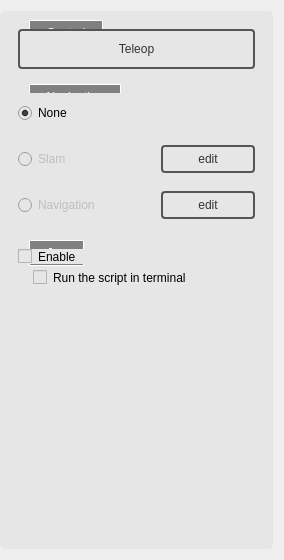
            <widget class="QWidget" name="scrollAreaWidgetContents_9">
             <property name="geometry">
              <rect>
               <x>0</x>
               <y>0</y>
               <width>284</width>
               <height>560</height>
              </rect>
             </property>
             <layout class="QVBoxLayout" name="verticalLayout_21">
              <property name="sizeConstraint">
               <enum>QLayout::SetDefaultConstraint</enum>
              </property>
              <property name="leftMargin">
               <number>0</number>
              </property>
              <item>
               <widget class="QFrame" name="frame_20">
                <property name="styleSheet">
                 <string notr="true">background-color: #e6e6e6;
border-radius:5px;</string>
                </property>
                <property name="frameShape">
                 <enum>QFrame::StyledPanel</enum>
                </property>
                <property name="frameShadow">
                 <enum>QFrame::Raised</enum>
                </property>
                <layout class="QVBoxLayout" name="verticalLayout_30">
                 <item>
                  <widget class="QGroupBox" name="gbRobotROSControl">
                   <property name="styleSheet">
                    <string notr="true">QGroupBox#gbRobotROSControl{
    border: 1px solid 	darkgray;
    margin-top: 15px;
	padding-top: 15px;
    color: white;
}

QGroupBox#gbRobotROSControl::title {
    subcontrol-position: top left;
    border: 1px solid white;
    background-color: gray;
    padding: 5px 15px 5px 15px;
    top: -15px;
	left: 20px;
}</string>
                   </property>
                   <property name="title">
                    <string>Control</string>
                   </property>
                   <layout class="QVBoxLayout" name="verticalLayout_6">
                    <item>
                     <layout class="QVBoxLayout" name="verticalLayout_8">
                      <item>
                       <widget class="QPushButton" name="btnROSTeleop">
                        <property name="minimumSize">
                         <size>
                          <width>94</width>
                          <height>40</height>
                         </size>
                        </property>
                        <property name="styleSheet">
                         <string notr="true">QPushButton {
color: #333;
border: 2px solid #555;
border-radius: 4px;
padding: 5px;
background: qradialgradient(cx: 0.3, cy: -0.4,
fx: 0.3, fy: -0.4,
radius: 1.35, stop: 0 #fff, stop: 1 #888);
min-width: 80px;
}

QPushButton:hover {
background: qradialgradient(cx: 0.3, cy: -0.4,
fx: 0.3, fy: -0.4,
radius: 1.35, stop: 0 #fff, stop: 1 #bbb);
}

QPushButton:pressed {
background: qradialgradient(cx: 0.4, cy: -0.1,
fx: 0.4, fy: -0.1,
radius: 1.35, stop: 0 #fff, stop: 1 #ddd);
}</string>
                        </property>
                        <property name="text">
                         <string>Teleop</string>
                        </property>
                       </widget>
                      </item>
                     </layout>
                    </item>
                   </layout>
                  </widget>
                 </item>
                 <item>
                  <widget class="QGroupBox" name="gbRobotROSNavigation">
                   <property name="styleSheet">
                    <string notr="true">QGroupBox#gbRobotROSNavigation{
    border: 1px solid 	darkgray;
    margin-top: 15px;
	padding-top: 15px;
    color: white;
}

QGroupBox#gbRobotROSNavigation::title {
    subcontrol-position: top left;
    border: 1px solid white;
    background-color: gray;
    padding: 5px 15px 5px 15px;
    top: -15px;
	left: 20px;
}</string>
                   </property>
                   <property name="title">
                    <string>Navigation</string>
                   </property>
                   <layout class="QVBoxLayout" name="verticalLayout_10">
                    <item>
                     <layout class="QVBoxLayout" name="verticalLayout_9">
                      <item>
                       <layout class="QHBoxLayout" name="horizontalLayout_9">
                        <item>
                         <widget class="QRadioButton" name="rbROSNone">
                          <property name="minimumSize">
                           <size>
                            <width>0</width>
                            <height>40</height>
                           </size>
                          </property>
                          <property name="text">
                           <string>None</string>
                          </property>
                          <property name="checked">
                           <bool>true</bool>
                          </property>
                         </widget>
                        </item>
                       </layout>
                      </item>
                      <item>
                       <layout class="QHBoxLayout" name="horizontalLayout_7" stretch="1,0">
                        <item>
                         <widget class="QRadioButton" name="rbROSSlam">
                          <property name="enabled">
                           <bool>false</bool>
                          </property>
                          <property name="minimumSize">
                           <size>
                            <width>0</width>
                            <height>40</height>
                           </size>
                          </property>
                          <property name="text">
                           <string>Slam</string>
                          </property>
                          <property name="checkable">
                           <bool>false</bool>
                          </property>
                         </widget>
                        </item>
                        <item>
                         <widget class="QPushButton" name="btnROSSlamEdit">
                          <property name="sizePolicy">
                           <sizepolicy hsizetype="Fixed" vsizetype="Fixed">
                            <horstretch>0</horstretch>
                            <verstretch>0</verstretch>
                           </sizepolicy>
                          </property>
                          <property name="minimumSize">
                           <size>
                            <width>94</width>
                            <height>0</height>
                           </size>
                          </property>
                          <property name="styleSheet">
                           <string notr="true">QPushButton {
color: #333;
border: 2px solid #555;
border-radius: 4px;
padding: 5px;
background: qradialgradient(cx: 0.3, cy: -0.4,
fx: 0.3, fy: -0.4,
radius: 1.35, stop: 0 #fff, stop: 1 #888);
min-width: 80px;
}

QPushButton:hover {
background: qradialgradient(cx: 0.3, cy: -0.4,
fx: 0.3, fy: -0.4,
radius: 1.35, stop: 0 #fff, stop: 1 #bbb);
}

QPushButton:pressed {
background: qradialgradient(cx: 0.4, cy: -0.1,
fx: 0.4, fy: -0.1,
radius: 1.35, stop: 0 #fff, stop: 1 #ddd);
}</string>
                          </property>
                          <property name="text">
                           <string>edit</string>
                          </property>
                         </widget>
                        </item>
                       </layout>
                      </item>
                      <item>
                       <layout class="QHBoxLayout" name="horizontalLayout_8" stretch="0,0">
                        <item>
                         <widget class="QRadioButton" name="rbROSNavigation">
                          <property name="enabled">
                           <bool>false</bool>
                          </property>
                          <property name="minimumSize">
                           <size>
                            <width>0</width>
                            <height>40</height>
                           </size>
                          </property>
                          <property name="text">
                           <string>Navigation</string>
                          </property>
                          <property name="checked">
                           <bool>false</bool>
                          </property>
                         </widget>
                        </item>
                        <item>
                         <widget class="QPushButton" name="btnROSNavigationEdit">
                          <property name="sizePolicy">
                           <sizepolicy hsizetype="Fixed" vsizetype="Fixed">
                            <horstretch>0</horstretch>
                            <verstretch>0</verstretch>
                           </sizepolicy>
                          </property>
                          <property name="minimumSize">
                           <size>
                            <width>94</width>
                            <height>0</height>
                           </size>
                          </property>
                          <property name="styleSheet">
                           <string notr="true">QPushButton {
color: #333;
border: 2px solid #555;
border-radius: 4px;
padding: 5px;
background: qradialgradient(cx: 0.3, cy: -0.4,
fx: 0.3, fy: -0.4,
radius: 1.35, stop: 0 #fff, stop: 1 #888);
min-width: 80px;
}

QPushButton:hover {
background: qradialgradient(cx: 0.3, cy: -0.4,
fx: 0.3, fy: -0.4,
radius: 1.35, stop: 0 #fff, stop: 1 #bbb);
}

QPushButton:pressed {
background: qradialgradient(cx: 0.4, cy: -0.1,
fx: 0.4, fy: -0.1,
radius: 1.35, stop: 0 #fff, stop: 1 #ddd);
}</string>
                          </property>
                          <property name="text">
                           <string>edit</string>
                          </property>
                         </widget>
                        </item>
                       </layout>
                      </item>
                     </layout>
                    </item>
                   </layout>
                  </widget>
                 </item>
                 <item>
                  <widget class="QGroupBox" name="gbRobotROSJnp">
                   <property name="styleSheet">
                    <string notr="true">QGroupBox#gbRobotROSJnp{
    border: 1px solid 	darkgray;
    margin-top: 15px;
	padding-top: 15px;
    color: white;
}

QGroupBox#gbRobotROSJnp::title {
    subcontrol-position: top left;
    border: 1px solid white;
    background-color: gray;
    padding: 5px 15px 5px 15px;
    top: -15px;
	left: 20px;
}</string>
                   </property>
                   <property name="title">
                    <string>Jnp</string>
                   </property>
                   <property name="checkable">
                    <bool>false</bool>
                   </property>
                   <property name="checked">
                    <bool>false</bool>
                   </property>
                   <layout class="QVBoxLayout" name="verticalLayout_12">
                    <item>
                     <layout class="QVBoxLayout" name="verticalLayout_11">
                      <item>
                       <widget class="QCheckBox" name="cbROSJnpOptionsEnable">
                        <property name="enabled">
                         <bool>true</bool>
                        </property>
                        <property name="text">
                         <string>Enable</string>
                        </property>
                        <property name="checkable">
                         <bool>true</bool>
                        </property>
                        <property name="checked">
                         <bool>false</bool>
                        </property>
                       </widget>
                      </item>
                      <item>
                       <widget class="QFrame" name="frmROSJnpOptions">
                        <property name="frameShape">
                         <enum>QFrame::StyledPanel</enum>
                        </property>
                        <property name="frameShadow">
                         <enum>QFrame::Raised</enum>
                        </property>
                        <layout class="QVBoxLayout" name="verticalLayout_15">
                         <property name="leftMargin">
                          <number>0</number>
                         </property>
                         <property name="topMargin">
                          <number>0</number>
                         </property>
                         <property name="rightMargin">
                          <number>0</number>
                         </property>
                         <property name="bottomMargin">
                          <number>0</number>
                         </property>
                         <item>
                          <layout class="QVBoxLayout" name="verticalLayout_14">
                           <property name="leftMargin">
                            <number>15</number>
                           </property>
                           <item>
                            <widget class="QCheckBox" name="cbROSJnpOptionTerminal">
                             <property name="text">
                              <string>Run the script in terminal</string>
                             </property>
                            </widget>
                           </item>
                          </layout>
                         </item>
                        </layout>
                       </widget>
                      </item>
                     </layout>
                    </item>
                   </layout>
                  </widget>
                 </item>
                 <item>
                  <spacer name="verticalSpacer_3">
                   <property name="orientation">
                    <enum>Qt::Vertical</enum>
                   </property>
                   <property name="sizeHint" stdset="0">
                    <size>
                     <width>20</width>
                     <height>40</height>
                    </size>
                   </property>
                  </spacer>
                 </item>
                </layout>
               </widget>
              </item>
             </layout>
            </widget>
